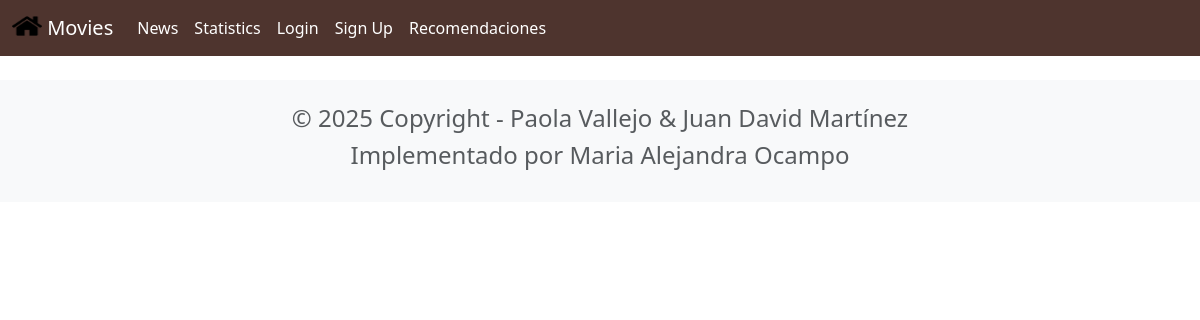
Before: /news/ with the older database file.
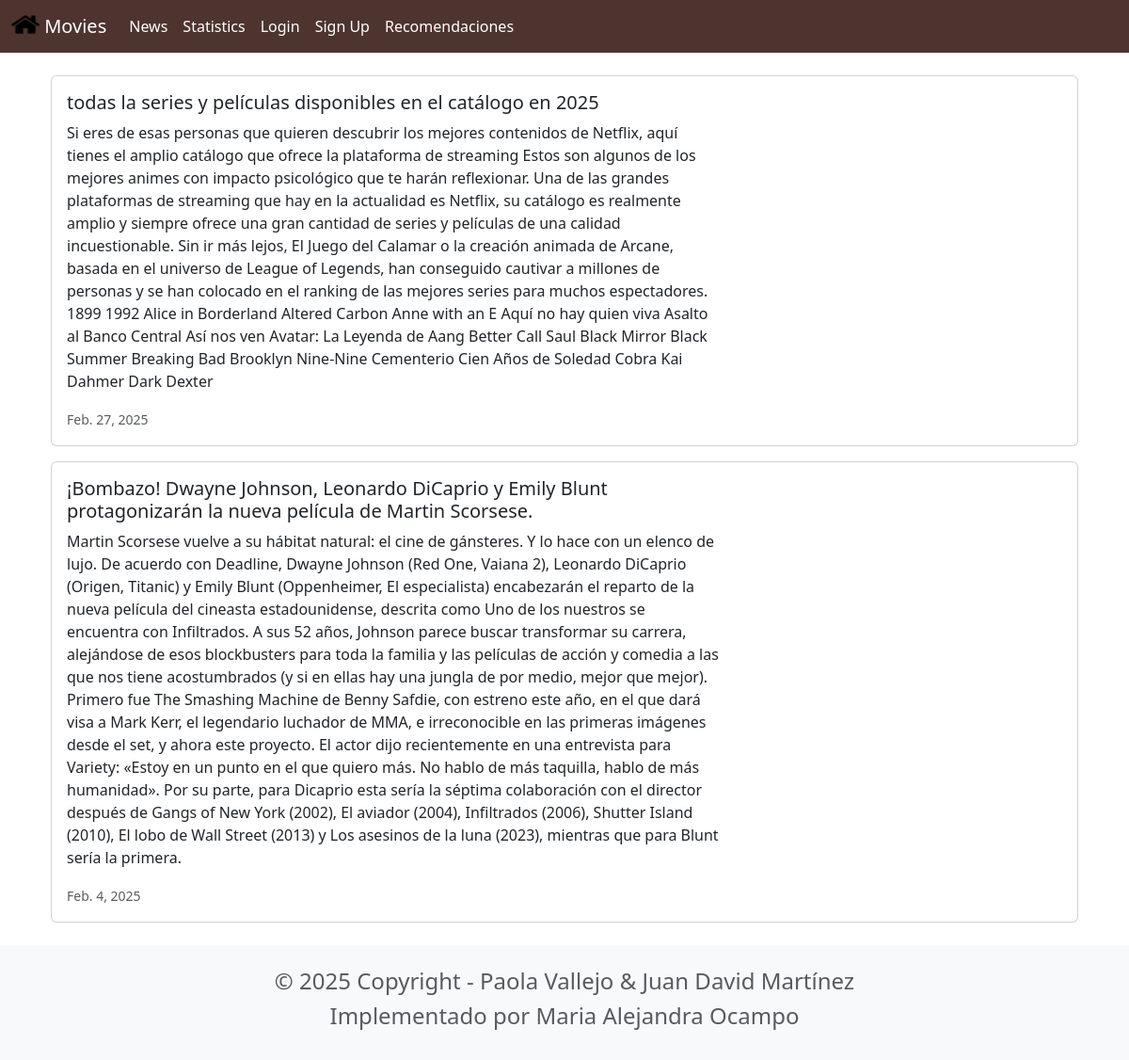
After: the same page with the newer database file.
### news/models.py (models this page shows, shortened)
class News(models.Model):
    headline = models.CharField(max_length=200)
    body = models.TextField()
    date = models.DateField()

### news/views.py (the view)
# urls.py: path('news/', include('news.urls')),
def news(request):
    newss = News.objects.all().order_by('-date')
    return render(request, 'news.html', {'newss': newss})

### news/templates/news.html
{% extends 'base.html' %}
{% block content %}
<div class="container">
    {% for news in newss %}
        <div class="card mb-3">
            <div class="row g-0">
                <div class="col-md-8">
                    <div class="card-body">
                        <h5 class="card-title">{{ news.headline }}</h5>
                        <p class="card-text">{{ news.body }}</p>
                        <p class="card-text">
                            <small class="text-muted">{{ news.date }}</small>
                        </p>
                    </div>
                </div>
            </div>
        </div>
    {% endfor %}
</div>
{% endblock content %}

Changed rows visible on the page:
added News: headline "todas la series y películas disponibles en el catálogo en 2025", body "Si eres de esas personas que quieren descubrir los mejores contenidos de Netflix, aquí tienes el amplio catálogo que ofrece la plataforma de streaming Estos son algunos de los mejores animes con impacto psicológico que te harán reflexionar. Una de las grandes plataformas de streaming que hay en la actualidad es Netflix, su catálogo es realmente amplio y siempre ofrece una gran cantidad de series y películas de una calidad incuestionable. Sin ir más lejos, El Juego del Calamar o la creación animada de Arcane, basada en el universo de League of Legends, han conseguido cautivar a millones de personas y se han colocado en el ranking de las mejores series para muchos espectadores. 1899 1992…", date "Feb. 27, 2025"
added News: headline "¡Bombazo! Dwayne Johnson, Leonardo DiCaprio y Emily Blunt protagonizarán la nueva película de Martin Scorsese.", body "Martin Scorsese vuelve a su hábitat natural: el cine de gánsteres. Y lo hace con un elenco de lujo. De acuerdo con Deadline, Dwayne Johnson (Red One, Vaiana 2), Leonardo DiCaprio (Origen, Titanic) y Emily Blunt (Oppenheimer, El especialista) encabezarán el reparto de la nueva película del cineasta estadounidense, descrita como Uno de los nuestros se encuentra con Infiltrados. A sus 52 años, Johnson parece buscar transformar su carrera, alejándose de esos blockbusters para toda la familia y las películas de acción y comedia a las que nos tiene acostumbrados (y si en ellas hay una jungla de por medio, mejor que mejor). Primero fue The Smashing Machine de Benny Safdie, con estreno este año, en…", date "Feb. 4, 2025"
